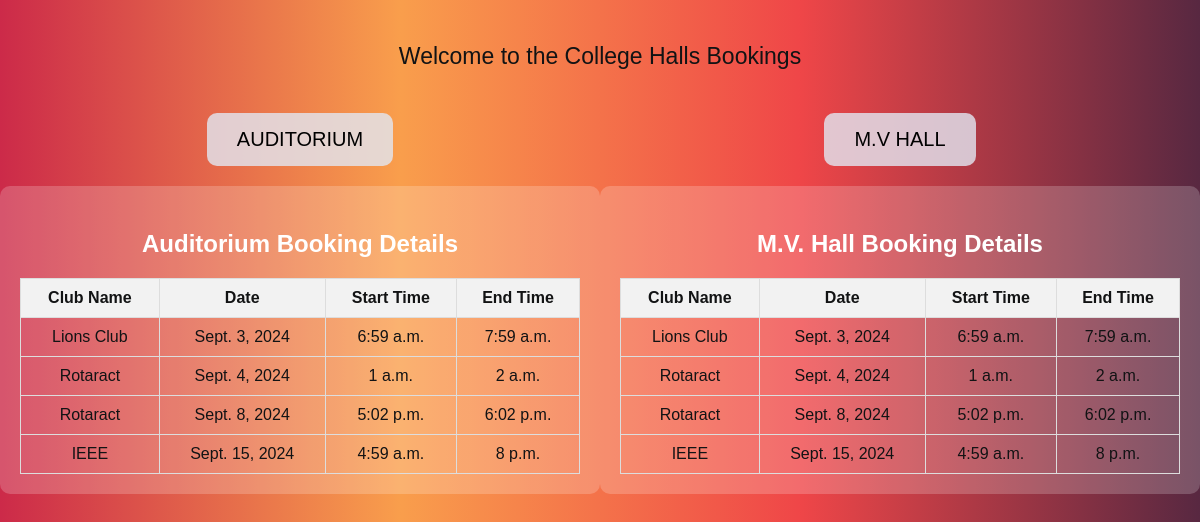
The page / on the database its author committed.
### myapp/models.py (models this page shows, shortened)
class Booking(models.Model):
    club_name = models.CharField(max_length=100)
    date = models.DateField()
    start_time = models.TimeField()
    end_time = models.TimeField()

### myapp/views.py (the view)
# urls.py: 2. Add a URL to urlpatterns:  path('', views.home, name='home')
def home(request):
    servicedata= Booking.objects.all().order_by('date')
    context={
        'bookings' : servicedata
    }
    return render(request, 'home.html',context)

### myapp/templates/home.html (shortened to what this page needs)
<!DOCTYPE html>
<html lang="en">
  <head>
    {% load static %}
    <link rel="stylesheet" href="{% static 'style.css' %}" />
  </head>
  <body>
    <div class="heading">
      <p>Welcome to the College Halls Bookings</p>
    </div>
    <div class="container">
      <div class="partition left">
        <a href="{% url 'myapp:registerPage' %}">
          <button class="btn" id="audibtn">AUDITORIUM</button>
        </a>
        <div class="booking-section">
          <h3>Auditorium Booking Details</h3>
          <table class="booking-table">
            <tr>
              <th>Club Name</th>
              <th>Date</th>
              <th>Start Time</th>
              <th>End Time</th>
            </tr>
            {% for booking in bookings %}
            <tr>
              <td>{{ booking.club_name }}</td>
              <td>{{ booking.date }}</td>
              <td>{{ booking.start_time }}</td>
              <td>{{ booking.end_time }}</td>
            </tr>
            {% endfor %}
          </table>
        </div>
      </div>
      <div class="partition right">
        <a href="mv.html">
          <button class="btn" id="MVbtn">M.V HALL</button>
        </a>
        <div class="booking-section">
          <h3>M.V. Hall Booking Details</h3>
          <table class="booking-table">
            <tr>
              <th>Club Name</th>
              <th>Date</th>
              <th>Start Time</th>
              <th>End Time</th>
            </tr>
            {% for booking in bookings %}
            <tr>
              <td>{{ booking.club_name }}</td>
              <td>{{ booking.date }}</td>
              <td>{{ booking.start_time }}</td>
              <td>{{ booking.end_time }}</td>
            </tr>
            {% endfor %}
          </table>
        </div>
      </div>
    </div>
  </body>
</html>

### myapp/static/style.css (style rules this page uses)
body { margin: 0; padding: 0; background: linear-gradient(to right, #cc2a49, #f99e4c, #ef4648, #582841); color: #121314; font-family: Arial, sans-serif; }
.container { display: flex; flex-wrap: wrap; height: 100%; min-height: 50vh; }
.partition { flex: 1; display: flex; flex-direction: column; align-items: center; text-align: center; padding: 20px; }
.btn { cursor: pointer; background-color: rgba(227, 232, 243, 0.8); border-radius: 10px; padding: 15px 30px; font-size: 20px; border: none; transition: background-color 0.3s ease; margin-bottom: 20px; }
.heading { text-align: center; font-size: 23px; margin-bottom: 20px; padding-top: 20px; }
.booking-section { background-color: rgba(255, 255, 255, 0.2); padding: 20px; border-radius: 10px; width: 100%; max-width: 800px; }
.booking-section h3 { margin-bottom: 20px; font-size: 24px; color: white; }
.booking-table { width: 100%; border-collapse: collapse; }
.booking-table th, .booking-table td { padding: 10px; border: 1px solid #ddd; }
.booking-table th { background-color: #f2f2f2; }

### rows shown on the page
Booking: club_name "Lions Club", date "Sept. 3, 2024", start_time "6:59 a.m.", end_time "7:59 a.m."
Booking: club_name "Rotaract", date "Sept. 4, 2024", start_time "1 a.m.", end_time "2 a.m."
Booking: club_name "Rotaract", date "Sept. 8, 2024", start_time "5:02 p.m.", end_time "6:02 p.m."
Booking: club_name "IEEE", date "Sept. 15, 2024", start_time "4:59 a.m.", end_time "8 p.m."
